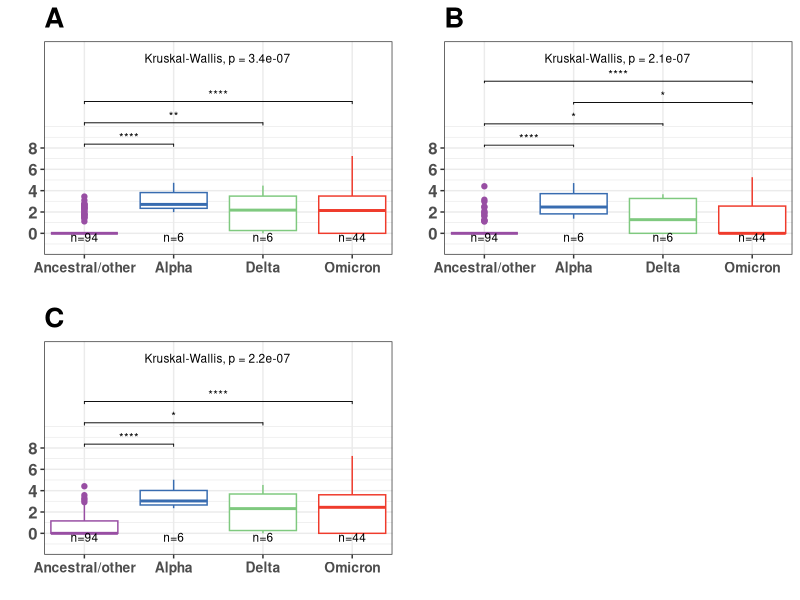
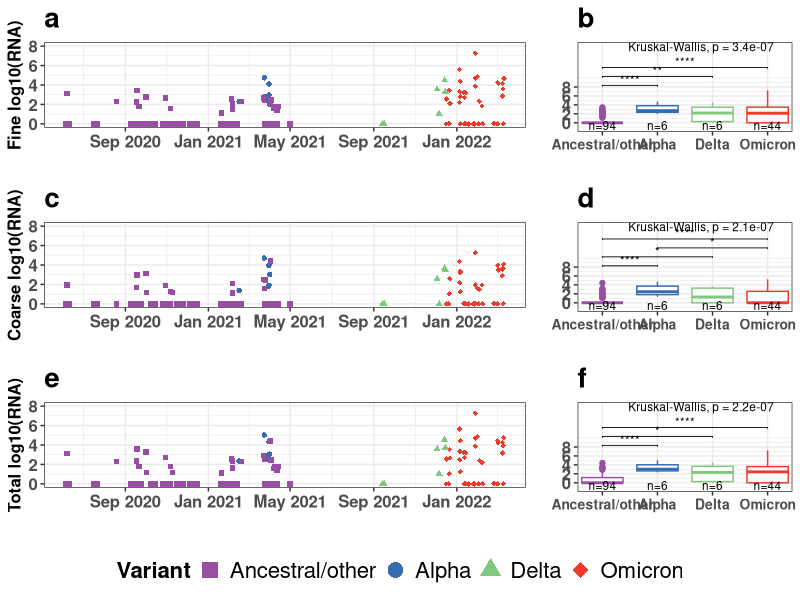

Source code (R) for these figures, in order:
## ---- chunk 1
knitr::opts_chunk$set(echo = TRUE)
library(tidyverse)
library(ggpubr)
library(grid)
library(gridExtra)
set.seed(42)
## ---- chunk 2
# Theme for display parameters

scale_color_variant <- scale_color_manual(values = c("Ancestral/other" = "#984ea3",
                                                     "Alpha"="#386cb0",
                                                     "Delta"="#7fc97f",
                                                     "Omicron" = "#ef3b2c"))
scale_shape_variant <- scale_shape_manual(values = c("Ancestral/other" = 15,
                                                     "Alpha"=16,
                                                     "Delta"=17,
                                                     "Omicron" = 18))

scale_color_variant3 <- scale_color_manual(values = c("Ancestral/other" = "#984ea3",
                                                     "Alpha"="#386cb0",
                                                     "Delta"="#7fc97f",
                                                     "Omicron BA.1" = "#a6cee3",
                                                     "Omicron BA.2" = "#662506"))
scale_shape_variant3 <- scale_shape_manual(values = c("Ancestral/other" = 15,
                                                     "Alpha"=16,
                                                     "Delta"=17,
                                                     "Omicron BA.1" = 18,
                                                     "Omicron BA.2" = 19))

## ---- chunk 3
spr_before <- read.csv(file = "../working_files/manuscript_1_all_61_nonpaired_pcr_sx_spr.csv")

spr <- read.csv(file = "../working_files/nonpaired_pcr_sx_spr.csv")

spr <- spr %>% mutate(variant2 = if_else(seq_variant %in% c("Omicron BA.1.1","Omicron BA.1", "Omicron BA.2"), "Omicron", seq_variant))
spr <- spr %>% mutate(variant3 = if_else(seq_variant %in% c("Omicron BA.1.1","Omicron BA.1"), "Omicron BA.1", seq_variant))
samples_of_interest <- c("G-II Fine Aerosol", "G-II Coarse Aerosol", "Midturbinate Swab")

spr_before <- spr_before %>% 
  mutate(log_quant = if_else(av_quant == 0, 0, log10(av_quant)),
         subject_id = as.factor(study_id),
         days_past_onset = as.factor(days_past_onset),
         period = "Before Sep 2021",
         variant2 = if_else(S.gene.dropout == "TRUE", "Alpha", "Ancestral/other")) %>% 
  mutate(seq_variant = variant2,
         variant3 = variant2)
length(unique(spr_before$subject_id))

before_sub <- spr_before %>% 
  filter(sample_type %in% samples_of_interest) %>% 
  select(subject_id, sample_date, av_quant, log_quant, sample_type, period, days_past_onset, variant2, variant3, seq_variant)

spr <- spr %>% 
  mutate(log_quant = if_else(av_quant == 0, 0, log10(av_quant)),
         subject_id = as.factor(subject_id),
         days_past_onset = as.factor(days_past_onset),
         period = "After Sep 2021")

now_sub <- spr %>% filter(sample_type %in% samples_of_interest) %>% 
  select(subject_id, sample_date, av_quant, log_quant, sample_type, period, days_past_onset, variant2, variant3, seq_variant)

breath_mts_total <- bind_rows(now_sub,before_sub)

breath_mts_total <- breath_mts_total %>% 
  mutate(variant2 = factor(variant2, 
                          levels = c("Ancestral/other", "Alpha", "Delta", "Omicron"),
                          labels = c("Ancestral/other", "Alpha", "Delta", "Omicron"))) %>% 
  mutate(variant3 = factor(variant3, 
                          levels = c("Ancestral/other", "Alpha", "Delta", "Omicron BA.1","Omicron BA.2"),
                          labels = c("Ancestral/other", "Alpha", "Delta",  "Omicron BA.1","Omicron BA.2")))

breath_mts_total <- breath_mts_total %>% mutate(omicron = if_else(variant2 == "Omicron", "Yes", "No"))
## ---- chunk 4
stat_box_data <- function(y, upper_limit = 9.085) {
    data.frame(
      y = -0.02 * upper_limit,
      label = paste0('n=', length(y), '\n')
    )
}

fine_complete <- breath_mts_total %>% 
  filter(sample_type == "G-II Fine Aerosol") %>%
  mutate(fine_av_quant = av_quant, fine_log_quant = log_quant) %>% 
  select(subject_id, fine_av_quant, fine_log_quant, days_past_onset, sample_date, period, variant2, omicron, variant3,seq_variant) 
fine_complete_sub <- fine_complete %>%filter(fine_av_quant !=0)  

coarse_complete <- breath_mts_total %>% 
  filter(sample_type == "G-II Coarse Aerosol") %>%
  mutate(coarse_av_quant = av_quant, coarse_log_quant = log_quant) %>% 
  select(subject_id, coarse_av_quant, coarse_log_quant, days_past_onset, sample_date, period, variant2, omicron, variant3, seq_variant)
coarse <- coarse_complete %>% select(subject_id, coarse_av_quant, coarse_log_quant, sample_date)
coarse_complete_sub <- coarse_complete %>%filter(coarse_av_quant !=0)

mts_complete <- breath_mts_total %>% 
  filter(sample_type == "Midturbinate Swab") %>%
  mutate(mts_av_quant = av_quant, mts_log_quant = log_quant) %>% 
  select(subject_id, mts_av_quant, mts_log_quant, days_past_onset, sample_date, period, variant2, omicron, variant3, seq_variant)

mts <- mts_complete %>% select(subject_id, mts_av_quant, mts_log_quant, sample_date) 

#create dataset limited to at least one of the breath samples is non-zero: breath_mts_total_wide1
breath_mts_total_wide1 <- fine_complete_sub %>% 
  full_join(coarse_complete_sub, by = c("subject_id", "sample_date")) %>% 
  mutate(coarse_av_quant = if_else(is.na(coarse_av_quant), 0, coarse_av_quant),
         coarse_log_quant = if_else(is.na(coarse_log_quant), 0, coarse_log_quant),
         fine_av_quant = if_else(is.na(fine_av_quant), 0, fine_av_quant),
         fine_log_quant = if_else(is.na(fine_log_quant), 0, fine_log_quant),
         days_past_onset = if_else(is.na(days_past_onset.y), days_past_onset.x, days_past_onset.y),
         period = if_else(is.na(period.y), period.x, period.y),
         variant2 = if_else(is.na(variant2.y), variant2.x, variant2.y),
         omicron = if_else(is.na(omicron.y), omicron.x, omicron.y),
         variant3 = if_else(is.na(variant3.y), variant3.x, variant3.y),
         seq_variant = if_else(is.na(seq_variant.y), seq_variant.x, seq_variant.y)) %>% 
  mutate(av_quant_total = coarse_av_quant + fine_av_quant)

breath_mts_total_wide1 <- breath_mts_total_wide1 %>% 
  mutate(av_quant_total_log10 = if_else((av_quant_total == 0), 0, log10(av_quant_total)))

breath_mts_total_wide1 <- breath_mts_total_wide1 %>% 
  left_join(mts, by = c("subject_id", "sample_date")) %>% 
  mutate(log_mts_coarse_ratio = log10(mts_av_quant/(coarse_av_quant+1)),
         log_mts_fine_ratio = log10(mts_av_quant/(fine_av_quant+1)),
         log_mts_total_ratio = log10(mts_av_quant/(av_quant_total+1)),
         mts_coarse_ratio =  mts_av_quant/(coarse_av_quant+1),
         mts_fine_ratio = mts_av_quant/(fine_av_quant+1),
         mts_total_ratio = mts_av_quant/(av_quant_total+1))

#create dataset including all the breath samples:breath_mts_total_wide2
breath_mts_total_wide2 <- fine_complete %>% 
  left_join(coarse, by = c("subject_id", "sample_date")) %>% 
  mutate(av_quant_total = coarse_av_quant + fine_av_quant)

breath_mts_total_wide2 <- breath_mts_total_wide2 %>% 
  mutate(av_quant_total_log10 = if_else((av_quant_total == 0), 0, log10(av_quant_total)))


breath_mts_total_wide2 <- breath_mts_total_wide2 %>% 
  left_join(mts, by = c("subject_id", "sample_date")) %>% 
  mutate(log_mts_coarse_ratio = log10(mts_av_quant/(coarse_av_quant+1)),
         log_mts_fine_ratio = log10(mts_av_quant/(fine_av_quant+1)),
         log_mts_total_ratio = log10(mts_av_quant/(av_quant_total+1)),
         mts_coarse_ratio =  mts_av_quant/(coarse_av_quant+1),
         mts_fine_ratio = mts_av_quant/(fine_av_quant+1),
         mts_total_ratio = mts_av_quant/(av_quant_total+1))

length(unique(breath_mts_total_wide2$subject_id))
## ---- chunk 5
breath_mts_total_wide2 <- breath_mts_total_wide2 %>% mutate(sample_date2 = as.Date(sample_date, origin="1970-01-01"))

sample_plot_by_variant_by_day1 <- function(data, sample_value, name, legend_show, note_text){
plot <- data %>% 
  ggplot(aes(x = sample_date2, y = eval(parse(text=sample_value))))+
  geom_point(aes(color=variant2, shape = variant2), show.legend = legend_show)+
  coord_cartesian(ylim = c(0, 8), expand = TRUE)+
  theme_bw()+
  scale_shape_variant+
  scale_color_variant+
  scale_x_date(date_labels = "%b %Y", breaks = "4 month")+
  labs(x= " ", 
       y=paste(name, "log10(RNA)"),
       color = "Variant",
       shape = "Variant")+
  ggtitle(note_text)+
  theme(axis.text.x=element_text(size = 12, face='bold', angle = 0),
        axis.text.y=element_text(size = 12, face='bold'),
        axis.title.x=element_text(size=12, face='bold'),
        axis.title.y=element_text(size=12, face='bold'),
        legend.text = element_text(size = 16),
        legend.title = element_text(size = 16, face='bold'),
        plot.title = element_text(size = 20, face = "bold"))+
   guides(shape = guide_legend(override.aes = list(size = 5)))+
  theme(legend.position="bottom")
return(plot) 
}
## ---- chunk 6
compare_all <- list(c("Ancestral/other", "Alpha"), c("Delta", "Omicron"), c("Alpha","Delta"), c("Omicron", "Alpha"), c("Delta", "Ancestral/other"), c("Omicron", "Ancestral/other"))
label_compare_all <- c(8,9,10,11,12,13)

compare_for_fine_and_total <- list( c("Alpha", "Ancestral/other"), c("Delta", "Ancestral/other"), c("Omicron", "Ancestral/other"))
label_fine_and_total = c(8, 10, 12)
compare_for_coarse <- list( c("Alpha", "Ancestral/other"), c("Delta", "Ancestral/other"), c("Omicron", "Ancestral/other"), c("Alpha", "Omicron"))
label_coarse = c(8, 10, 14, 12)

sample_plot_by_variant <- function(data, sample_value, name, compare,label_y,note_text){
plot <- data %>% 
  ggplot(aes(x = variant2, y = eval(parse(text=sample_value))))+
  #geom_jitter(aes(color = variant2, alpha = 0.1))+
  geom_boxplot(aes(color = variant2),show.legend = FALSE)+
  labs(x= " ", 
       y=" ")+
  stat_summary(
    fun.data = stat_box_data, 
    geom = "text", 
    hjust = 0.5,
    vjust = 0.9,
    size=3,
    position = position_dodge(0.9)
  ) + 
  scale_y_continuous(breaks=c( 0, 2, 4, 6, 8))+
  coord_cartesian(ylim = c(-2, 18), expand = FALSE)+
  stat_compare_means(comparisons = compare,size=3, label ="p.signif", label.y = label_y)+
  stat_compare_means(label.y=16, label.x = "Alpha", size=3)+
  theme_bw()+
  scale_shape_variant+
  scale_color_variant+
  ggtitle(note_text)+
  theme(axis.text.x=element_text(size = 10, face='bold', angle = 00),
        axis.text.y=element_text(size = 12, face='bold'),
        axis.title.x=element_text(size=10, face='bold'),
        axis.title.y=element_text(size=12, face='bold'),
        legend.text = element_text(size = 16),
        legend.title = element_text(size = 16, face='bold'),
        plot.title = element_text(size = 20, face = "bold"))
  
return(plot) 
}
## ---- chunk 7
full_sample_by_variant_plot <- ggarrange(sample_plot_by_variant(breath_mts_total_wide2,  "fine_log_quant", "Fine",compare_for_fine_and_total,label_fine_and_total,"A"),
          sample_plot_by_variant(breath_mts_total_wide2, "coarse_log_quant", "Coarse",compare_for_coarse,label_coarse,"B"),
          sample_plot_by_variant(breath_mts_total_wide2, "av_quant_total_log10", "Total",compare_for_fine_and_total,label_fine_and_total,"C"),
          #labels = c("A", "B", "C"),
          #hjust=-4,vjust= 2,
          #ncol = 1, nrow=3,
          common.legend = T,
          legend = "bottom",
          align = "h")

full_sample_by_variant_plot
#ggsave(full_sample_by_variant_plot,filename="../output/pairwise_test_for_figure1.png",device="png",width=11,height=7.77,units="in")
## ---- chunk 8
## Function to extract legend
g_legend <- function(a.gplot){ 
    tmp <- ggplot_gtable(ggplot_build(a.gplot)) 
    leg <- which(sapply(tmp$grobs, function(x) x$name) == "guide-box") 
    legend <- tmp$grobs[[leg]] 
    legend
} 
plot <-sample_plot_by_variant_by_day1(breath_mts_total_wide2, "av_quant_total_log10", "Total", TRUE,"e")
legend <- g_legend(plot)

## ---- chunk 9
a <- sample_plot_by_variant_by_day1(breath_mts_total_wide2, "fine_log_quant", "Fine",FALSE,"a")
b <- sample_plot_by_variant(breath_mts_total_wide2,  "fine_log_quant", "Fine",compare_for_fine_and_total,label_fine_and_total,"b")
c <- sample_plot_by_variant_by_day1(breath_mts_total_wide2, "coarse_log_quant", "Coarse", FALSE,"c")
d <- sample_plot_by_variant(breath_mts_total_wide2, "coarse_log_quant", "Coarse",compare_for_coarse,label_coarse,"d")
e <- sample_plot_by_variant_by_day1(breath_mts_total_wide2, "av_quant_total_log10", "Total", FALSE,"e")
f <- sample_plot_by_variant(breath_mts_total_wide2, "av_quant_total_log10", "Total",compare_for_fine_and_total,label_fine_and_total,"f")
figure_2 <- grid.grab(wrap.grobs = TRUE)
## ---- chunk 10
total<- grid.arrange(a, b,
                     c, d,
                     e, f,
                     legend,
                      ncol=5, nrow=4,
                      layout_matrix = rbind(c(1,1,2),
                                            c(3,3,4),
                                            c(5,5,6),
                                            c(7,7,7)),
                      heights = c(3,3,3,1))

ggsave(total,filename="../output/fig2_eba_variants_by_time.png",device="png",width=11,height=7.77,units="in")
ggsave(total,filename="../output/tiff/fig2_eba_variants_by_time.tiff",device="tiff",width=11,height=7.77,units="in", dpi=600,compression="lzw")
